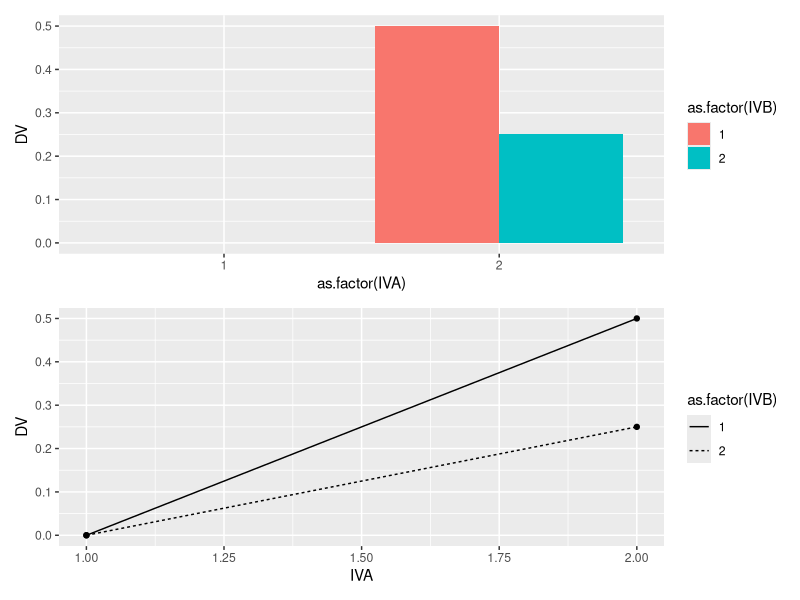
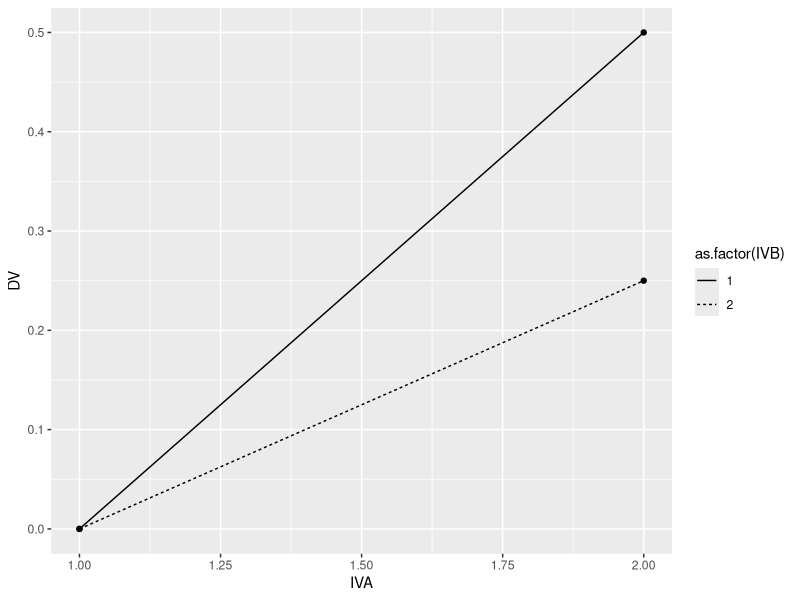
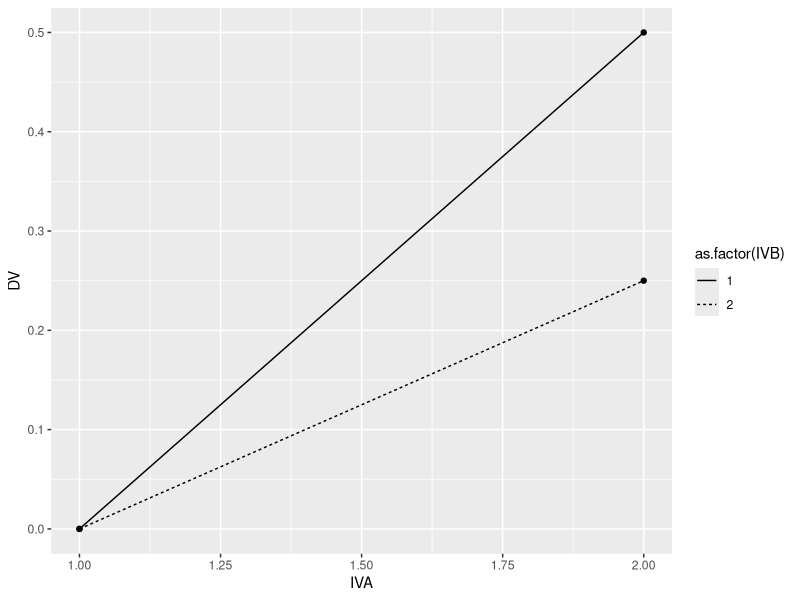

Recreate these plots in R, in order. (Note: a time limit stopped this script after it produced the figures.)
## ---- chunk 1
knitr::opts_chunk$set(echo = TRUE)
## ---- chunk 2
library(tibble)
library(ggplot2)
library(patchwork)

# define 2-factor score model
grand_mean <- 0
A <- c(0,.5)
B <- c(0,0)
AB <- c(0,0,0,-.25)


# create design table
model_data <- tibble()
for(i in 1:length(A)){
  for(j in 1:length(B)){
    IVA <- i 
    IVB <- j
    DV <- grand_mean+A[i]+B[j]+AB[(i-1)*length(B)+j]
    sc_GM <- grand_mean
    sc_A <- A[i]
    sc_B <- B[j]
    sc_AB <- AB[(i-1)*length(B)+j] 
    row_entry <- tibble(IVA,IVB,DV,
                        sc_GM,sc_A,sc_B,sc_AB)
    model_data <- rbind(model_data,row_entry)
  }
}

knitr::kable(model_data)

# generate plots
bar_graph <- ggplot(model_data, 
                    aes(y=DV,
                        x=as.factor(IVA),
                        fill=as.factor(IVB)))+
  geom_bar(stat='identity', position='dodge')

line_graph <- ggplot(model_data, 
                     aes(y=DV,
                         x=IVA,
                         linetype=as.factor(IVB)))+
  geom_line()+
  geom_point()

(bar_graph/line_graph)

## alternative solution

model_data <- tibble(IVA = c(1, 1, 2, 2),
                     IVB = c(1,2,1,2),
                     DV = c(0,0,.5,.25))

ggplot(model_data, aes(y=DV,
                         x=IVA,
                         linetype=as.factor(IVB)))+
  geom_line()+
  geom_point()

## alternative solution

model_data <- tibble(IVA = c(1, 2, 1, 2),
                     IVB = c(1,1,2,2),
                     DV = c(0,.5,0,0.25))

ggplot(model_data, aes(y=DV,
                         x=IVA,
                         linetype=as.factor(IVB)))+
  geom_line()+
  geom_point()



## ---- chunk 3
# N per group
N <- 57

A_pvalue <- c()
B_pvalue <- c()
AB_pvalue <- c()
for(i in 1:1000){
  IVA <- rep(rep(c("1","2"), each=2),N)
  IVB <- rep(rep(c("1","2"), 2),N)
  DV <- c(replicate(N,c(rnorm(1,0,1), # means A1B1
                        rnorm(1,0,1), # means A1B2
                        rnorm(1,.5,1), # means A2B1
                        rnorm(1,.25,1)  # means A2B2
          )))
  sim_df <- data.frame(IVA,IVB,DV)
  
  aov_results <- summary(aov(DV~IVA*IVB, sim_df))
  A_pvalue[i]<-aov_results[[1]]$`Pr(>F)`[1]
  B_pvalue[i]<-aov_results[[1]]$`Pr(>F)`[2]
  AB_pvalue[i]<-aov_results[[1]]$`Pr(>F)`[3]
}

length(A_pvalue[A_pvalue<0.05])/1000

## ---- chunk 4
###
N <- 57

A_pvalue <- c()

for(i in 1:1000){
  
  sim_df <- tibble(
    IVA = rep(rep(c("1","2"), each=2),N),
    IVB = rep(rep(c("1","2"), 2),N),
    DV = rnorm(4*N,c(0,0,.5,.25),1)
  )

  aov_results <- summary(aov(DV~IVA*IVB, sim_df))
  A_pvalue[i]<-aov_results[[1]]$`Pr(>F)`[1]
}

length(A_pvalue[A_pvalue<0.05])/1000
## ---- chunk 5

N <- 500

AB_pvalue <- c()

for(i in 1:1000){
  
  sim_df <- tibble(
    IVA = rep(rep(c("1","2"), each=2),N),
    IVB = rep(rep(c("1","2"), 2),N),
    DV = rnorm(4*N,c(0,0,.5,.25),1)
  )

  aov_results <- summary(aov(DV~IVA*IVB, sim_df))
  AB_pvalue[i]<-aov_results[[1]]$`Pr(>F)`[3]
}

length(AB_pvalue[AB_pvalue<0.05])/1000

## ---- chunk 6

subject_increments <- seq(25,800,25)
power_estimate <- c()

for(si in 1:length(subject_increments)) {

  N <- subject_increments[si]
  AB_pvalue <- c()
  for(i in 1:1000){
    
    sim_df <- tibble(
      IVA = rep(rep(c("1","2"), each=2),N),
      IVB = rep(rep(c("1","2"), 2),N),
      DV = rnorm(4*N,c(0,0,.5,.25),1)
    )
  
    aov_results <- summary(aov(DV~IVA*IVB, sim_df))
    AB_pvalue[i]<-aov_results[[1]]$`Pr(>F)`[3]
  }
  
  power_estimate[si] <- length(AB_pvalue[AB_pvalue<0.05])/1000

}

power_curve <- tibble(subject_increments,
                      power_estimate)

ggplot(power_curve, aes(x=subject_increments,
                        y=power_estimate))+
  geom_point()+
  geom_line()+
  scale_x_continuous(breaks=seq(25,800,50))+
  scale_y_continuous(breaks=seq(0,1,.1))+
  theme_classic(base_size = 12)+
  geom_hline(yintercept=.8)
